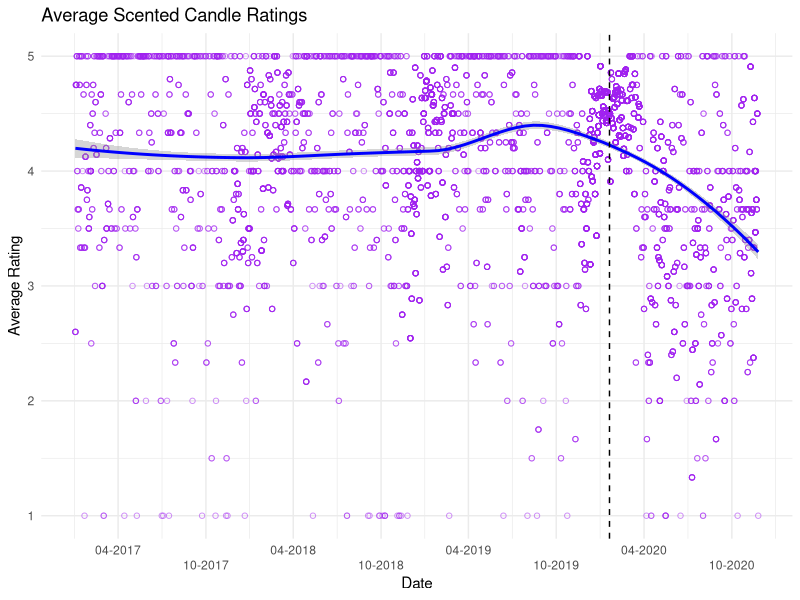
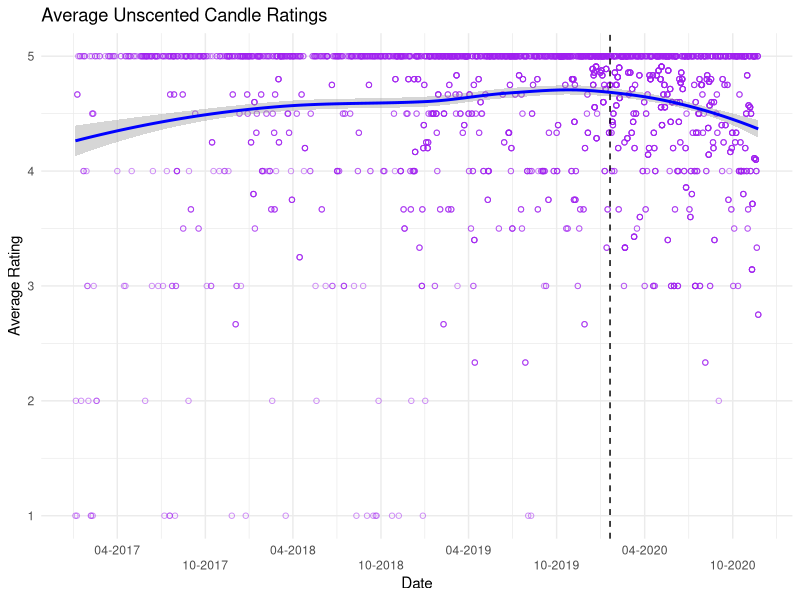
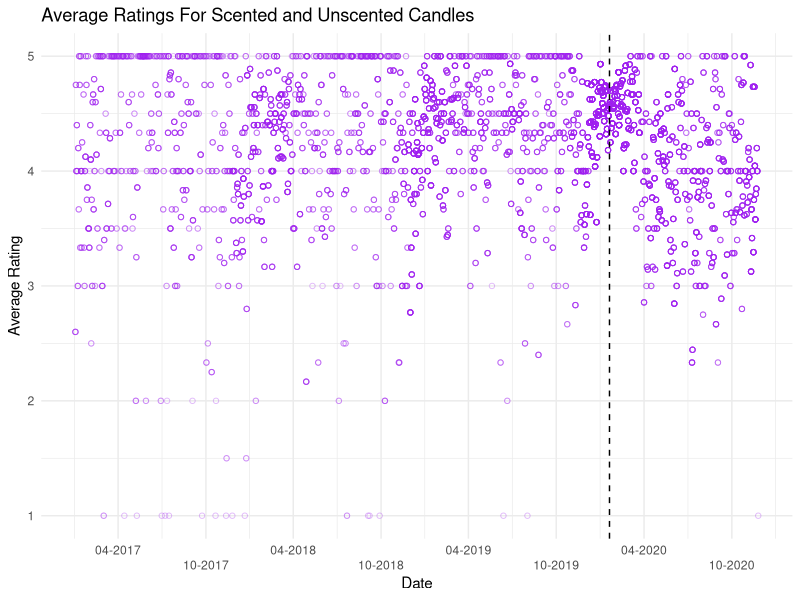
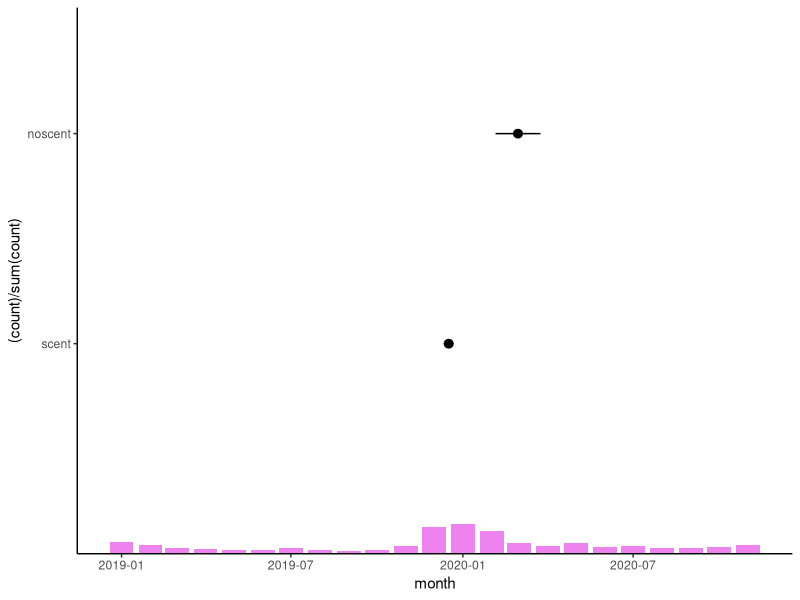

These charts were generated, in order, by the following R code:
## ---- chunk 1
library(tidyverse)
library(readxl)
library(gridExtra)
library(Hmisc)
theme_set(theme_classic())

Scented_all <- read_excel(here::here("hw05/data/Scented_all.xlsx"))
Unscented_all <- read_excel(here::here("hw05/data/Unscented_all.xlsx"))

## ---- chunk 2
plot_scented <- Scented_all %>%
  filter(Date > "2017-01-01") %>%
  group_by(Date) %>%
  mutate(Avg_Rating = mean(Rating)) %>%
  ggplot(
    aes(x = as.Date(Date),
        y = Avg_Rating)
    ) +
  geom_point(alpha = .5, 
             shape = 1, 
             color = "purple") +
  scale_x_date(name = "Date", 
               date_breaks = "6 months",
               date_labels = "%m-%Y") +
  geom_smooth(method = "loess",
              color = "blue") +
  geom_vline(xintercept = as.numeric(as.Date("2020-01-20")), 
                                     linetype = "dashed") +
  scale_y_continuous(name = "Average Rating") +
  theme_minimal() +
  ggtitle("Average Scented Candle Ratings") + 
  guides(x = guide_axis(n.dodge = 2))

plot_unscented <- Unscented_all %>%
  filter(Date > "2017-01-01") %>%
  group_by(Date) %>%
  mutate(Avg_Rating = mean(Rating)) %>%
  ggplot(
    aes(x = as.Date(Date),
        y = Avg_Rating)
    ) +
  geom_point(alpha = .5, 
             shape = 1, 
             color = "purple") +
  scale_x_date(name = "Date", 
               date_breaks = "6 months",
               date_labels = "%m-%Y") +
  geom_smooth(method = "loess",
              color = "blue") +
  geom_vline(xintercept = as.numeric(as.Date("2020-01-20")), 
                                     linetype = "dashed") +
  scale_y_continuous(name = "Average Rating") +
  theme_minimal() +
  ggtitle("Average Unscented Candle Ratings") + 
  guides(x = guide_axis(n.dodge = 2))

plot_scented

plot_unscented

## ---- chunk 3
candles_full <- bind_rows(
	scented_candles = Scented_all, 
	unscented_candles = Unscented_all, 
	.id = "Scented"
)
## ---- chunk 4
plot_combined <- candles_full %>%
  filter(Date > "2017-01-01") %>%
  group_by(Date) %>% 
  mutate(Avg_Rating = mean(Rating)) %>% 
  ggplot(
    aes(x = as.Date(Date),
        y = Avg_Rating
  )) + 
  geom_point(alpha = .3, 
             shape = 1, 
             color = "purple") +
  scale_x_date(name = "Date", 
               date_breaks = "6 months", 
               date_labels = "%m-%Y") +
  geom_smooth(method = "loess",
              color = "blue") +
  geom_vline(xintercept = as.numeric(as.Date("2020-01-20")), 
             linetype = "dashed") +
  scale_y_continuous(name = "Average Rating") +
  theme_minimal() +
  ggtitle("Average Ratings For Scented and Unscented Candles") + 
  guides(x = guide_axis(n.dodge = 2))

plot_combined

## ---- chunk 5
str_no_scent <- function(x){
  as.numeric(
  	case_when(
  		str_detect(x, "[Nn]o scent") ~ "1", 
  		str_detect(x, "[Nn]o smell") ~ "1",
  		str_detect(x, "[Dd]oes not smell like") ~ "1",
  		str_detect(x, "[Dd]oesn't smell like") ~ "1",
  		str_detect(x, "[Cc]an't smell") ~ "1",
  		str_detect(x, "[Cc]annot smell") ~ "1",
  		str_detect(x, "[Ff]aint smell") ~ "1",
  		str_detect(x, "[Ff]aint scent") ~ "1",
  		str_detect(x, "[Dd]on't smell") ~ "1",
  		str_detect(x, "[Ll]ike nothing") ~ "1",
  		TRUE ~ "0"
  	)
  )
}

Scented_all$CodeReview <- str_no_scent(Scented_all$Review)
Scented_all$CodedReview_f <- factor(Scented_all$CodeReview, labels = c("scent", "noscent"))
print(Scented_all)
## ---- chunk 6
plot2 <- Scented_all %>%
  filter(Date >= "2019-01-01") %>%
  mutate(month = lubridate::floor_date(Date, 
                                       "month")
         ) %>% 
  group_by(month, 
           CodedReview_f) %>% 
  ggplot() +
  aes(x = month, 
      y = (..count..)/sum(..count..)) +
  geom_bar(position = "dodge", 
           fill = "violet") +
  stat_summary(aes(y = CodedReview_f), 
               fun.data = mean_cl_normal)

plot2
